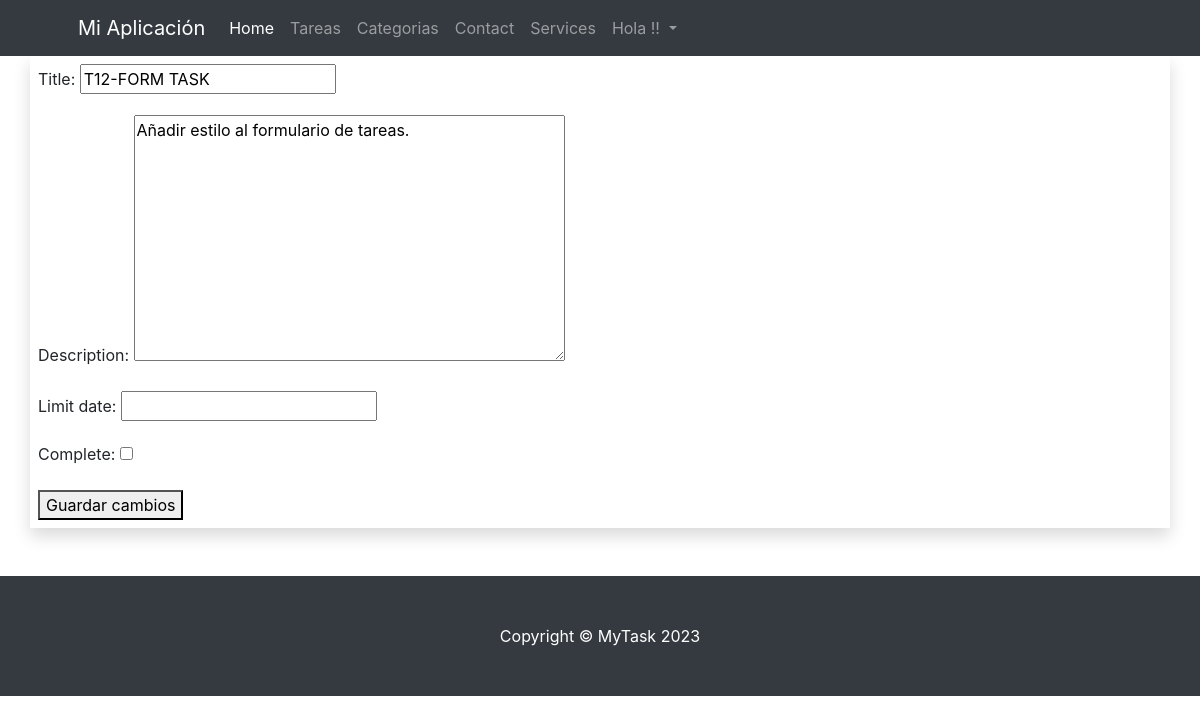
/task/13/edit/, run on the app's committed database.
### task/models.py (models this page shows, shortened)
class Task(models.Model):
    title = models.CharField(max_length=200)
    description = models.TextField()
    created = models.DateTimeField(auto_now_add=True)
    limit_date = models.DateTimeField(auto_now_add=False, null=True, blank=True)
    complete = models.BooleanField(default=False)

### task/views.py (the view)
# urls.py: path('<int:pk>/edit/', task_edit, name='task_edit'),
def task_edit(request, pk):
    task = get_object_or_404(Task, pk=pk)
    if request.method == 'POST':
        form = TaskForm(request.POST, instance=task)
        if form.is_valid():
            form.save()
            return redirect('task:task_list')
    else:
        form = TaskForm(instance=task)
    return render(request, 'task/task_edit.html', {'form': form})

### task/forms.py
class TaskForm(forms.ModelForm):
    class Meta:
        model = Task
        fields = '__all__'

### task/templates/task/task_edit.html (shortened to what this page needs)
{% extends "bases/base.html" %}
{% block content %}
<form method="POST">
    {{ form.as_p }}
    <button type="submit">Guardar cambios</button>
</form>
{% endblock %}

### data on the page
Task: title "T12-FORM TASK", description "Añadir estilo al formulario de tareas."
